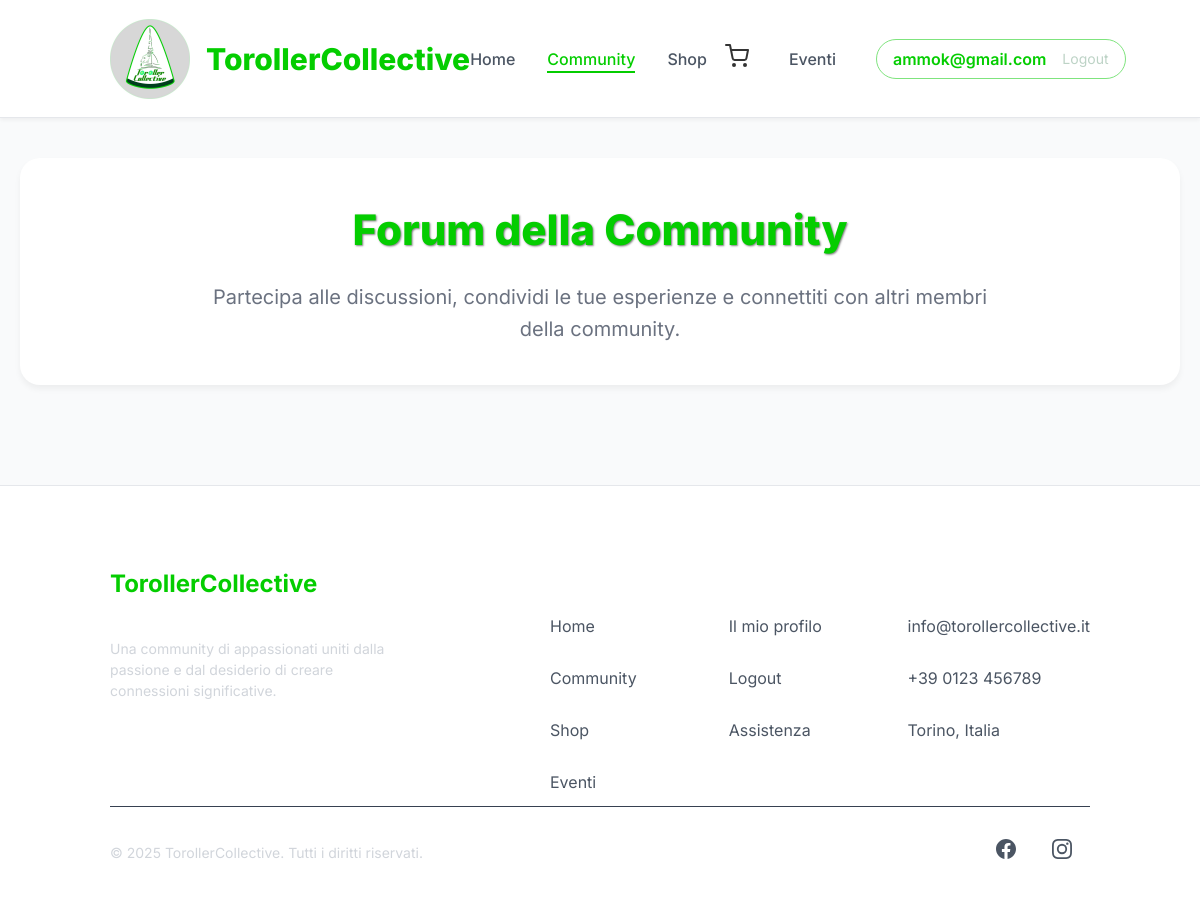
The app's page /community.php (signed in), older data.
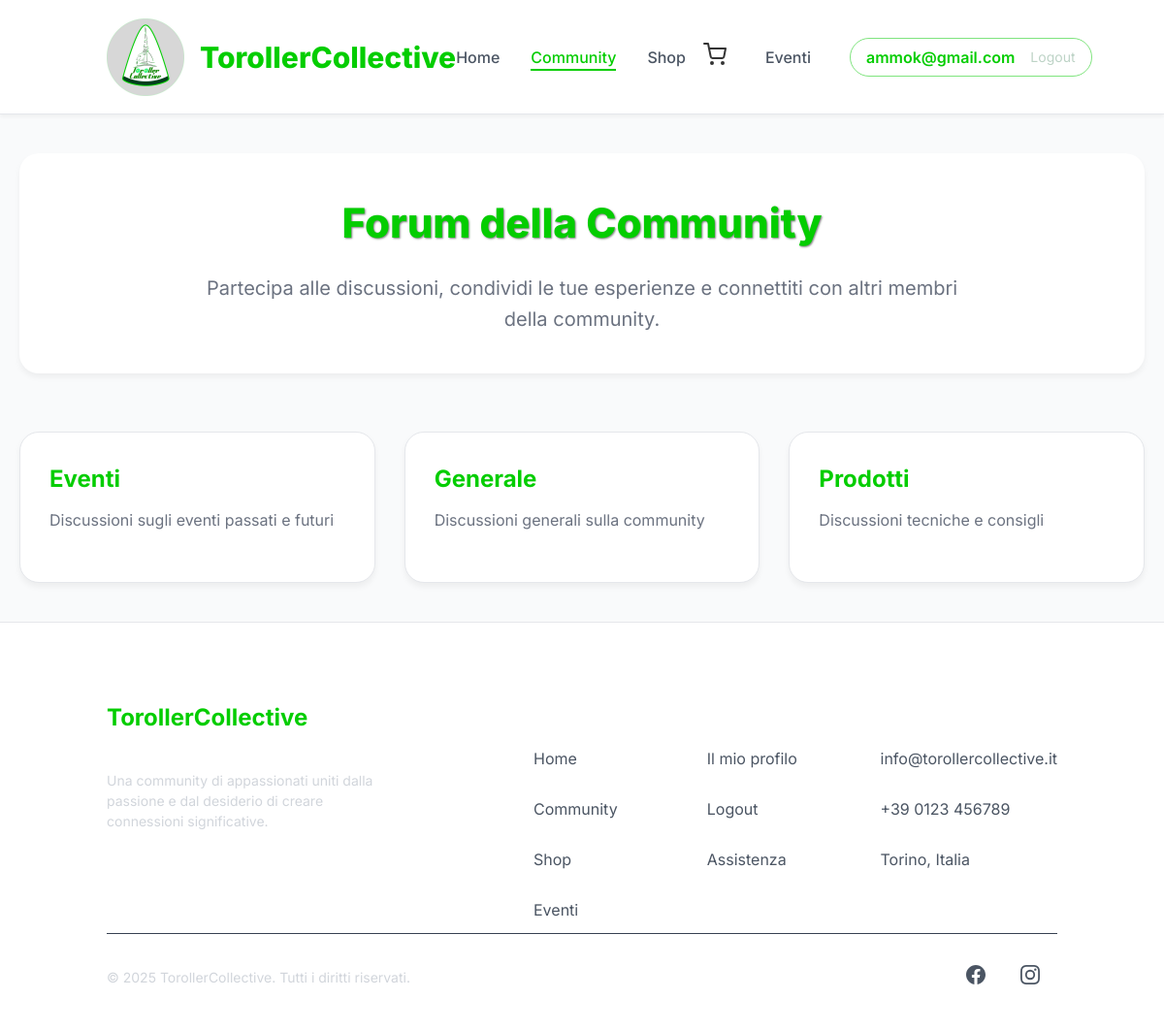
The same page, newer data.
### tables this page shows
CREATE TABLE `utente` (
  `nome` varchar(50) NOT NULL,
  `cognome` varchar(50) NOT NULL,
  `email` varchar(100) NOT NULL,
  `password` varchar(100) NOT NULL,
  `data_nascita` date NOT NULL,
  `amministratore` tinyint(1) NOT NULL DEFAULT 0,
  `google_id` varchar(255) DEFAULT NULL,
  `facebook_id` varchar(255) DEFAULT NULL,
  `apple_id` varchar(255) DEFAULT NULL
);

CREATE TABLE `forum_categories` (
  `id` int(11) NOT NULL,
  `name` varchar(100) NOT NULL,
  `description` text DEFAULT NULL,
  `created_at` timestamp NOT NULL DEFAULT current_timestamp()
);

### community.php (the view, shortened to what the rows shown need)
<?php
$isLoggedIn = isset($_SESSION['email']) && isset($_SESSION['password']);
if ($isLoggedIn) {
    $conn = connetti("toroller");
    $create_categories = "CREATE TABLE IF NOT EXISTS forum_categories (
        id INT AUTO_INCREMENT PRIMARY KEY,
        name VARCHAR(100) NOT NULL,
        description TEXT,
        created_at TIMESTAMP DEFAULT CURRENT_TIMESTAMP
    )";
    $create_topics = "CREATE TABLE IF NOT EXISTS forum_topics (
        id INT AUTO_INCREMENT PRIMARY KEY,
        category_id INT,
        user_email VARCHAR(255),
        title VARCHAR(255) NOT NULL,
        content TEXT,
        created_at TIMESTAMP DEFAULT CURRENT_TIMESTAMP,
        FOREIGN KEY (category_id) REFERENCES forum_categories(id),
        FOREIGN KEY (user_email) REFERENCES utente(email)
    )";
    $create_replies = "CREATE TABLE IF NOT EXISTS forum_replies (
        id INT AUTO_INCREMENT PRIMARY KEY,
        topic_id INT,
        user_email VARCHAR(255),
        content TEXT,
        created_at TIMESTAMP DEFAULT CURRENT_TIMESTAMP,
        FOREIGN KEY (topic_id) REFERENCES forum_topics(id),
        FOREIGN KEY (user_email) REFERENCES utente(email)
    )";
    mysqli_query($conn, $create_categories);
    mysqli_query($conn, $create_topics);
    mysqli_query($conn, $create_replies);
    $check_categories = "SELECT COUNT(*) as count FROM forum_categories";
    $result = mysqli_query($conn, $check_categories);
    $count = mysqli_fetch_assoc($result)['count'];
    if ($count == 0) {
        $default_categories = [
            ['name' => 'Generale', 'description' => 'Discussioni generali sulla community'],
            ['name' => 'Eventi', 'description' => 'Discussioni sugli eventi passati e futuri'],
            ['name' => 'Tecnica', 'description' => 'Discussioni tecniche e consigli'],
            ['name' => 'Mercatino', 'description' => 'Compra-vendita tra membri della community']
        ];
        foreach ($default_categories as $category) {
            $name = mysqli_real_escape_string($conn, $category['name']);
            $desc = mysqli_real_escape_string($conn, $category['description']);
            mysqli_query($conn, "INSERT INTO forum_categories (name, description) VALUES ('$name', '$desc')");
        }
    }
    $category_id = isset($_GET['category']) ? (int)$_GET['category'] : null;
    $topic_id = isset($_GET['topic']) ? (int)$_GET['topic'] : null;
    $categories = [];
    $result = mysqli_query($conn, "SELECT * FROM forum_categories ORDER BY name");
    while ($row = mysqli_fetch_assoc($result)) {
        $categories[] = $row;
    }
    $current_topic = null;
    $replies = [];
}
?>
<!DOCTYPE html>
<html lang="it">
<head>
    <?php $basePath = dirname($_SERVER['PHP_SELF']); if ($basePath == '/') $basePath = ''; ?>
    <link rel="stylesheet" href="<?php echo $basePath; ?>/style/header.css">
    <link rel="stylesheet" href="<?php echo $basePath; ?>/style/cart.css">
    <link rel="stylesheet" href="<?php echo $basePath; ?>/style/community.css">
</head>
<body>
    <?php
    include __DIR__ . '/components/header.php';
    $header_content = ob_get_clean();
    if (empty(trim($header_content))) {
        echo "";
    } else {
        echo $header_content;
    }
    ?>
    <div class="forum-container">
        <?php if (!$isLoggedIn): ?>
            <div class="login-prompt">
                <p>Per partecipare alle discussioni devi essere registrato</p>
                <a href="login.php" class="get-started-btn">Accedi</a>
                <span style="margin: 0 10px;">o</span>
                <a href="registrazione.php" class="get-started-btn">Registrati</a>
            </div>
        <?php else: ?>
            <?php if ($topic_id && $current_topic): ?>
                <div class="breadcrumb">
                    <a href="community.php">Forum</a>
                    <span>/</span>
                    <a href="community.php?category=<?php echo $current_topic['category_id']; ?>"><?php echo htmlspecialchars($current_topic['category_name']); ?></a>
                    <span>/</span>
                    <span><?php echo htmlspecialchars($current_topic['title']); ?></span>
                </div>
                <div class="topic-content">
                    <div class="topic-header">
                        <h1 class="topic-title"><?php echo htmlspecialchars($current_topic['title']); ?></h1>
                        <div class="topic-meta">
                            <span class="topic-author"><?php echo htmlspecialchars($current_topic['author_name']); ?></span>
                            <span class="topic-date"><?php echo date('d/m/Y H:i', strtotime($current_topic['created_at'])); ?></span>
                        </div>
                    </div>
                    <div class="topic-body">
                        <?php echo nl2br(htmlspecialchars($current_topic['content'])); ?>
                    </div>
                </div>
                <div class="reply-list">
                    <?php foreach ($replies as $reply): ?>
                        <div class="reply-item">
                            <div class="reply-header">
                                <span class="reply-author"><?php echo htmlspecialchars($reply['author_name']); ?></span>
                                <span class="reply-date"><?php echo date('d/m/Y H:i', strtotime($reply['created_at'])); ?></span>
                            </div>
                            <div class="reply-content">
                                <?php echo nl2br(htmlspecialchars($reply['content'])); ?>
                            </div>
                        </div>
                    <?php endforeach; ?>
                </div>
                <form class="create-reply-form" method="POST">
                    <input type="hidden" name="action" value="create_reply">
                    <input type="hidden" name="topic_id" value="<?php echo $topic_id; ?>">
                    <div class="form-group">
                        <label class="form-label">La tua risposta</label>
                        <textarea class="form-textarea" name="content" required></textarea>
                    </div>
                    <button type="submit" class="form-submit">Rispondi</button>
                </form>
            <?php else: ?>
                <div class="forum-header">
                    <h1 class="forum-title">Forum della Community</h1>
                </div>
                <div class="forum-categories">
                    <?php foreach ($categories as $category): ?>
                        <a href="community.php?category=<?php echo $category['id']; ?>" class="category-card">
                            <h2 class="category-title"><?php echo htmlspecialchars($category['name']); ?></h2>
                            <p class="category-description"><?php echo htmlspecialchars($category['description']); ?></p>
                        </a>
                    <?php endforeach; ?>
                </div>
            <?php endif; ?>
        <?php endif; ?>
    </div>
</body>
</html>

### components/header.php (shortened to what the rows shown need)
<?php
$isLoggedIn = isset($_SESSION['email']) && isset($_SESSION['password']);
$basePath = dirname($_SERVER['PHP_SELF']);
if ($basePath == '/') $basePath = '';
$userEmail = '';
if ($isLoggedIn && isset($_SESSION['email'])) {
    $conn = connetti('toroller');
    if ($conn) {
        $email = mysqli_real_escape_string($conn, $_SESSION['email']);
        $query = "SELECT email, amministratore FROM utente WHERE email = '$email'";
        $result = mysqli_query($conn, $query);
        if ($result && mysqli_num_rows($result) > 0) {
            $user = mysqli_fetch_assoc($result);
            $userEmail = $user['email'];
            $isAdmin = $user['amministratore'] == 1;
        }
    }
}
?>
<div class="header">
    <div class="nav-menu">
        <?php if ($isLoggedIn): ?>
            <div class="user-menu">
                <?php if (isset($isAdmin) && $isAdmin): ?>
                    <a href="<?php echo $basePath; ?>/admin.php" class="user-email"><?php echo htmlspecialchars($userEmail); ?></a>
                <?php else: ?>
                    <a href="<?php echo $basePath; ?>/utente_cambio_pws.php" class="user-email"><?php echo htmlspecialchars($userEmail); ?></a>
                <?php endif; ?>
                <a href="<?php echo $basePath; ?>/?logout=1" class="logout-btn">Logout</a>
            </div>
        <?php endif; ?>
    </div>
</div>

Row changes from the older to the newer data that the page shows:
added forum_categories: name "Eventi", description "Discussioni sugli eventi passati e futuri"
added forum_categories: name "Generale", description "Discussioni generali sulla community"
added forum_categories: name "Prodotti", description "Discussioni tecniche e consigli"
